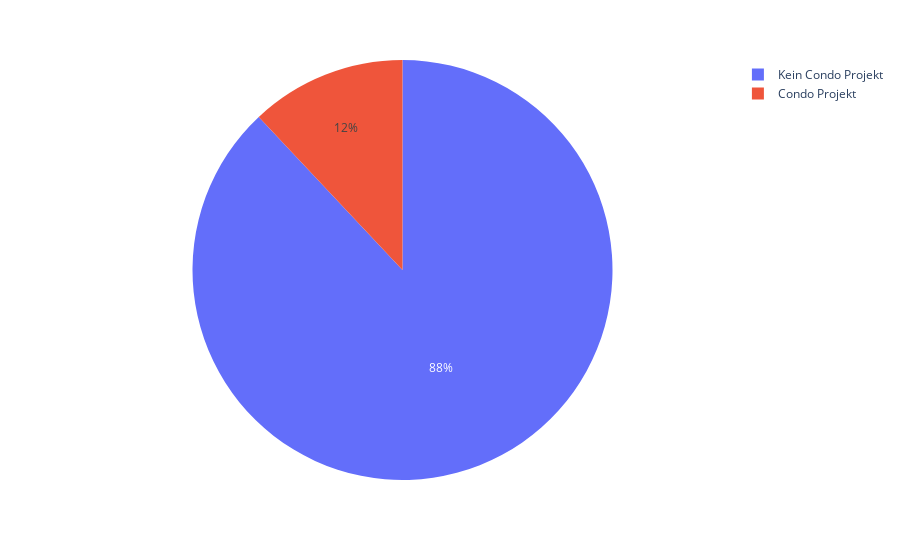

The cell this chart's notebook holds for it:
### Code cell
df_is_condo_project_grouped = df.groupby("is_condo_project").count()
px.pie(
    df_is_condo_project_grouped,
    values="PropertyID",
    names=["Kein Condo Projekt", "Condo Projekt"],
)

### Figure 1 — Plotly figure (JSON) as saved in the notebook; plotly's stock layout.template omitted (floating-point values rounded to 4 significant figures)
{"data": [{"domain": {"x": [0, 1], "y": [0, 1]}, "hovertemplate": "label=%{label}<br>PropertyID=%{value}<extra></extra>", "labels": ["Kein Condo Projekt", "Condo Projekt"], "legendgroup": "", "name": "", "showlegend": true, "type": "pie", "values": [1247, 170]}], "layout": {"legend": {"tracegroupgap": 0}, "margin": {"t": 60}}}
